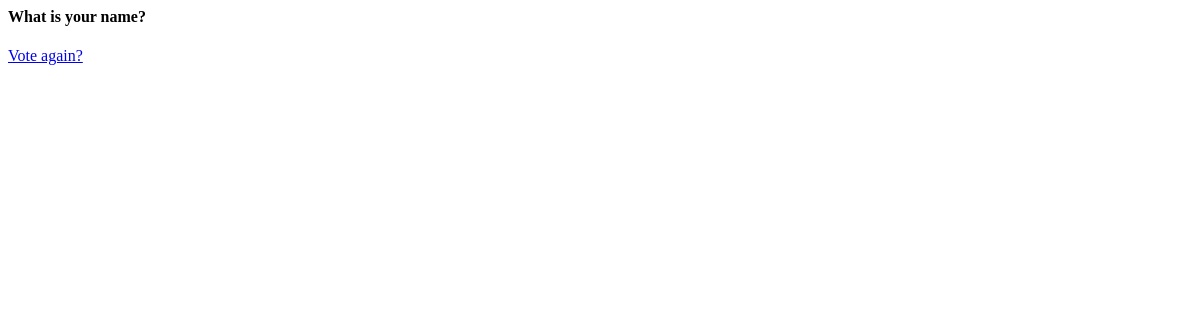
Before: /polls/2/results/ with the older database file.
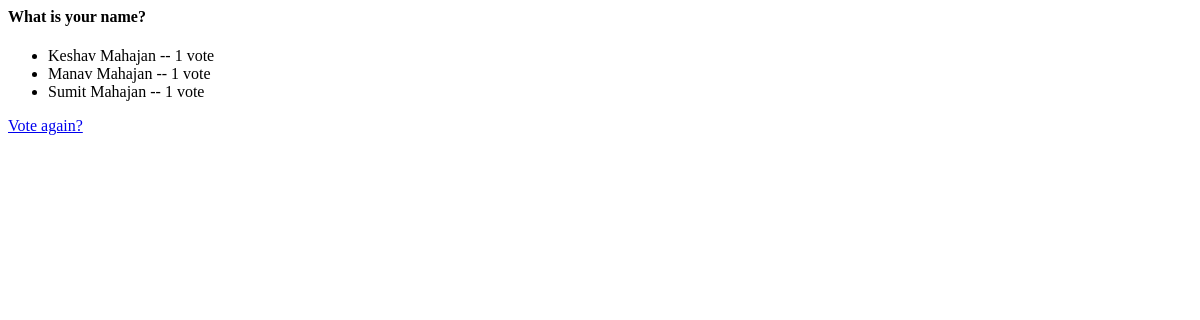
After: the same page with the newer database file.
### polls/models.py (models this page shows, shortened)
class Choice(models.Model):
    question = models.ForeignKey(Question, on_delete=models.CASCADE)
    choice_text = models.CharField(max_length=200)
    votes = models.IntegerField(default=0)

### polls/views.py (the view)
# urls.py: path('<int:pk>/results/', views.ResultsView.as_view(), name='results'),
class ResultsView(generic.DetailView):
    model = Question
    template_name = 'polls/results.html'

### polls/templates/polls/results.html
<h4>{{ question.question_text }}</h4>
<ul>
    {% for choice in question.choice_set.all %}
    <li>
        {{ choice.choice_text }} -- {{ choice.votes }} vote{{ choice.votes|pluralize }}
    </li>
    {% endfor %}
</ul>
<a href="{% url 'polls:detail' question.id %}">Vote again?</a>

Changed rows visible on the page:
added Choice: choice_text "Keshav Mahajan", votes "1"
added Choice: choice_text "Manav Mahajan", votes "1"
added Choice: choice_text "Sumit Mahajan", votes "1"
